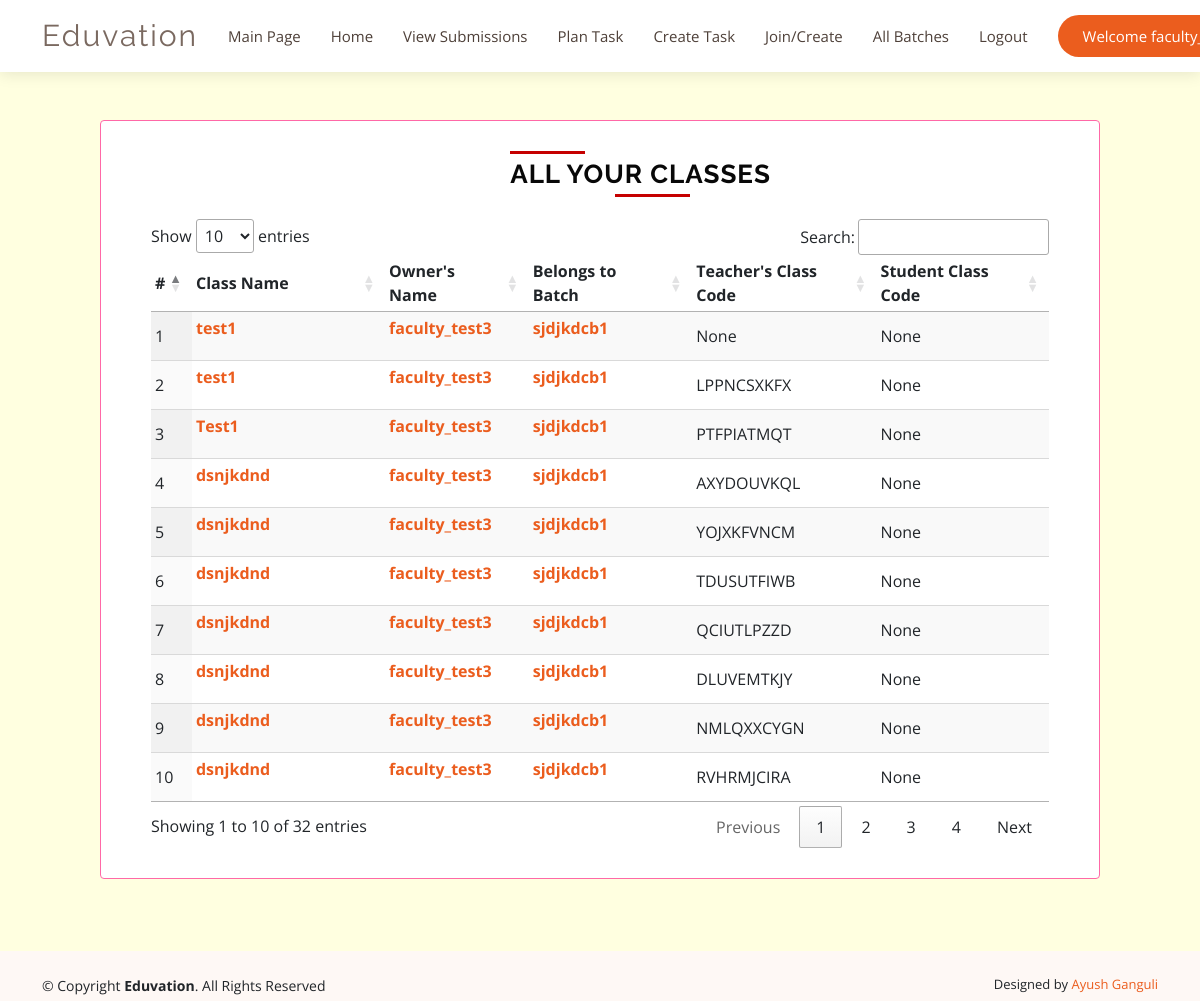
Page /all_classes_teacher/ (signed in) on the committed database.
### main/models.py (models this page shows, shortened)
class BatchClass(models.Model):
    owner = models.ForeignKey(User,related_name='class_owner_reverse',null= True, on_delete=models.PROTECT)
    teachers = models.ManyToManyField(User,related_name='classes_teaching')
    belongs_to_batch = models.ForeignKey(Batch,related_name='all_batch_class',on_delete=models.PROTECT)
    third_party_user = models.ManyToManyField(User,related_name='anonymous_classes')#they are classes which are not in users batch but he is attending them
    class_code = models.CharField(max_length=200,null=True)#meant for teachers
    student_class_code = models.CharField(max_length=200,null=True)
    name = models.CharField(max_length=500)

class Batch(models.Model):
    owner = models.ForeignKey(User,related_name='batch_owner_reverse',null=True, on_delete=models.PROTECT)
    all_users_in_batch = models.ManyToManyField(User,related_name='all_batch_user_belongs')
    batch_code_student = models.CharField(max_length=200)
    batch_code_teacher = models.CharField(max_length=200)
    name = models.CharField(max_length=500)

### main/views.py (the view)
# urls.py: path('all_classes_teacher/',views.all_classes_teacher, name='all_classes_teacher'),
@user_passes_test(check_is_faculty,login_url='/login/')
def all_classes_teacher(request):
    all_classes = request.user.classes_teaching.all()
    return render(request,'all_faculty_classes.html',{'all_faculty_classes':all_classes})

### main/views.py (called while the page is built)
def check_is_faculty(user):
    return (user.is_anonymous is False) and  ( user.extended_reverse.is_student is False)

### templates/all_faculty_classes.html
{% extends 'table_base.html' %}
{% block table_page_heading %}
    <div class="twelve mb-3">
        <h1 class="my_heading text-center" style="width: 20%;">All Your Classes</h1>
    </div>
{% endblock table_page_heading %}
{% block table_heading %}
<tr >
    <th >#</th>
    <th>Class Name</th>
    <th>Owner's Name</th>
    <th>Belongs to Batch</th>
    <th>Teacher's Class Code</th>
    <th>Student Class Code</th>
</tr>
{% endblock table_heading %}
{% block table_body %}
    {% for curr_class in all_faculty_classes %}
    <tr style="text-align: left;">
        <td>{{ forloop.counter }} </td>
        <td> <p class="link10" style="text-align: left;"><a href="{% url 'main:all_class_tasks' class_id=curr_class.id %}">{{curr_class.name}}</a></p></td>
        <td><p class="link10" style="text-align: left;"><a href="{% url 'main:user_profile_page' user_id=curr_class.owner.id %}">{{curr_class.owner.username}}</a></p> </td>
        <td><p class="link10" style="text-align: left;"><a href="{% url 'main:all_batch_classes_table_page' batch_id=curr_class.belongs_to_batch.id %}">{{curr_class.belongs_to_batch.name}}</a></p> </td>
        <td>{{curr_class.class_code}}</td>
        <td>{{curr_class.student_class_code}}</td>
    </tr>
    {% endfor %}
{% endblock table_body %}

### templates/base.html (shortened to what this page needs)
<!DOCTYPE html>
<html lang="en">
<head>
    {% load static %}
  <link href="{% static 'others/pop_up.css' %}" rel="stylesheet">
  <link href="https://cdn.jsdelivr.net/npm/bootstrap@5.0.2/dist/css/bootstrap.min.css" rel="stylesheet">
  <link href="{% static 'bootstrap_template/assets/css/style.css' %}" rel="stylesheet">
  {% block style_sheet %}{% endblock style_sheet %}
</head>
<body>
  <header id="header" class="fixed-top d-flex align-items-center">
    <div class="container d-flex align-items-center justify-content-between">
      <div class="logo">
        <h1 class="text-light"><a href="/"><span>Eduvation</span></a></h1>
      </div>
      <nav id="navbar" class="navbar">
        {% if user.is_authenticated %}
          {% if request.user.extended_reverse.is_student %}
            <ul>
              <li><a class="nav-link scrollto" href="/">Main Page</a></li>
              <li><a class="nav-link " href="{% url 'main:student_home' %}">Home</a></li>
              <li><a class="nav-link scrollto" href="{% url 'main:all_user_batches' %}">Submit Task</a></li>
              <li><a class="nav-link scrollto" href="{% url 'main:join_class_batch_student' %}">Join Batch/Class</a></li>
              <li><a class="nav-link scrollto" href="{% url 'main:logout' %}">Logout</a></li>
              <li><a class="getstarted scrollto" href="{% url 'main:user_profile_page' user_id=request.user.id %}">Welcome {{request.user.username|truncatechars:32}}</a></li>
            </ul>
          {% else %}
            <ul>
              <li><a class="nav-link scrollto" href="/">Main Page</a></li>
              <li><a class="nav-link " href="{% url 'main:faculty_home' %}">Home</a></li>
              <li><a class="nav-link scrollto" href="{% url 'main:all_classes_teacher' %}">View Submissions</a></li>
              <li><a class="nav-link scrollto" href="{% url 'main:view_schedule' %}">Plan Task</a></li>
              <li><a class="nav-link scrollto" href="{% url 'main:add_task_page' %}">Create Task</a></li>
              <li><a class="nav-link scrollto" href="{% url 'main:join_create' %}">Join/Create</a></li>
              <li><a class="nav-link scrollto" href="{% url 'main:all_user_batches' %}">All Batches</a></li>
              <li><a class="nav-link scrollto" href="{% url 'main:logout' %}">Logout</a></li>
              <li><a class="getstarted scrollto" href="#">Welcome {{request.user.username|truncatechars:32}}</a></li>
            </ul>
          {% endif %}
        {% endif %}
      </nav>
    </div>
  </header>
  <main id="main">
    {% block main_code %}{% endblock main_code %}
  </main>
  <br/>
  <footer id="footer" >
   <div class="container py-4">
      <div class="copyright">
        &copy; Copyright <strong><span>Eduvation</span></strong>. All Rights Reserved
      </div>
      <div class="credits">
        Designed by <a href="https://www.linkedin.com/in/ayush-ganguli-b39729192/">Ayush Ganguli</a>
      </div>
    </div>
  </footer>
</body>
</html>

### static/others/pop_up.css (style rules this page uses)
p { text-align: center; }

### static/others/data_table/data_table.css (style rules this page uses)
#showData tr { text-align: center; }
body { height:100vh; margin:0; }
header { min-height:50px; background:lightcyan; }
footer { min-height:50px; background:PapayaWhip; }
body { display:flex; flex-direction:column; background: #FFFFE0 }
footer { margin-top:auto; }
.my_heading { position: relative; padding: 0; margin: 0; font-family: "Raleway", sans-serif; font-weight: 300; font-size: 40px; color: #080808; -webkit-transition: all 0.4s ease 0s; -o-transition: all 0.4s ease 0s; transition: all 0.4s ease 0s; }
.twelve h1 { font-size:26px; font-weight:700; letter-spacing:1px; text-transform:uppercase; width:160px; text-align:center; margin:auto; white-space:nowrap; padding-bottom:13px; }
.twelve h1:before { background-color: #c50000; content: ''; display: block; height: 3px; width: 75px; margin-bottom: 5px; }
.twelve h1:after { background-color: #c50000; content: ''; display: block; position:absolute; right:0; bottom:0; height: 3px; width: 75px; margin-bottom: 0.25em; }
.link10 a { font-weight: bold; position:relative; text-decoration: none; color: #eb5d1e; transition:color .15s ease-in-out; }
.link10 a:after { display:block; content:""; position: absolute; right:0; left:0; width:100%; height:3px; opacity:0; transform:translateY(-150%); transition:transform .15s ease-in-out, opacity .15s ease-in-out; background-color: maroon; }

### rows in the picture
BatchClass: name "test1", owner.username "faculty_test3", belongs_to_batch.name "sjdjkdcb1", class_code "None", student_class_code "None"
BatchClass: name "test1", owner.username "faculty_test3", belongs_to_batch.name "sjdjkdcb1", class_code "LPPNCSXKFX", student_class_code "None"
BatchClass: name "Test1", owner.username "faculty_test3", belongs_to_batch.name "sjdjkdcb1", class_code "PTFPIATMQT", student_class_code "None"
BatchClass: name "dsnjkdnd", owner.username "faculty_test3", belongs_to_batch.name "sjdjkdcb1", class_code "AXYDOUVKQL", student_class_code "None"
BatchClass: name "dsnjkdnd", owner.username "faculty_test3", belongs_to_batch.name "sjdjkdcb1", class_code "YOJXKFVNCM", student_class_code "None"
BatchClass: name "dsnjkdnd", owner.username "faculty_test3", belongs_to_batch.name "sjdjkdcb1", class_code "TDUSUTFIWB", student_class_code "None"
BatchClass: name "dsnjkdnd", owner.username "faculty_test3", belongs_to_batch.name "sjdjkdcb1", class_code "QCIUTLPZZD", student_class_code "None"
BatchClass: name "dsnjkdnd", owner.username "faculty_test3", belongs_to_batch.name "sjdjkdcb1", class_code "DLUVEMTKJY", student_class_code "None"
BatchClass: name "dsnjkdnd", owner.username "faculty_test3", belongs_to_batch.name "sjdjkdcb1", class_code "NMLQXXCYGN", student_class_code "None"
BatchClass: name "dsnjkdnd", owner.username "faculty_test3", belongs_to_batch.name "sjdjkdcb1", class_code "RVHRMJCIRA", student_class_code "None"
